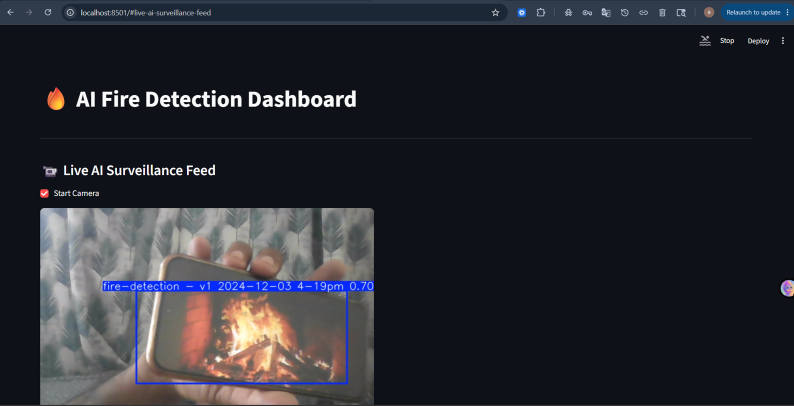
#> input picture assests/fire_detect(Dashboard).png, 1587 x 811 px, given in place of the camera (shown at 1/2 size)
$ jupyter execute --allow-errors fire_detection_v1.ipynb   (text cells are left out)
#> lines starting #> are read from the running program, lines starting #| are printed output that depends on the picture; after the words box and inside, x2 and y2 are one past the last pixel; in counts of white or black regions, pixels touching at a corner belong together
#> further down, frame is the input picture: shape (811, 1587, 3); mean B, G, R 48.4, 42.1, 40.6
#> `frame = cv2.resize(frame, (800, 500))`:
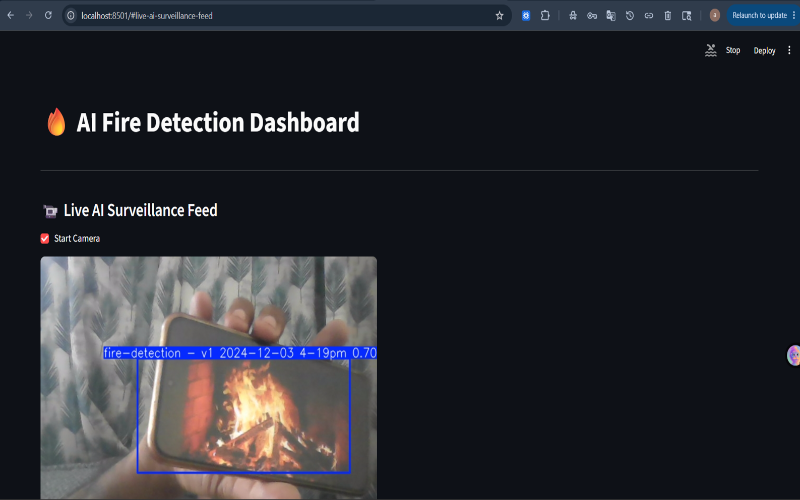
#> frame: shape (500, 800, 3); mean B, G, R 48.4, 42.1, 40.6
#> `hsv = cv2.cvtColor(frame, cv2.COLOR_BGR2HSV)`: hsv: shape (500, 800, 3); mean H, S, V 97.5, 88.2, 52
#> `mask = cv2.inRange(hsv, lower_fire, upper_fire)`:
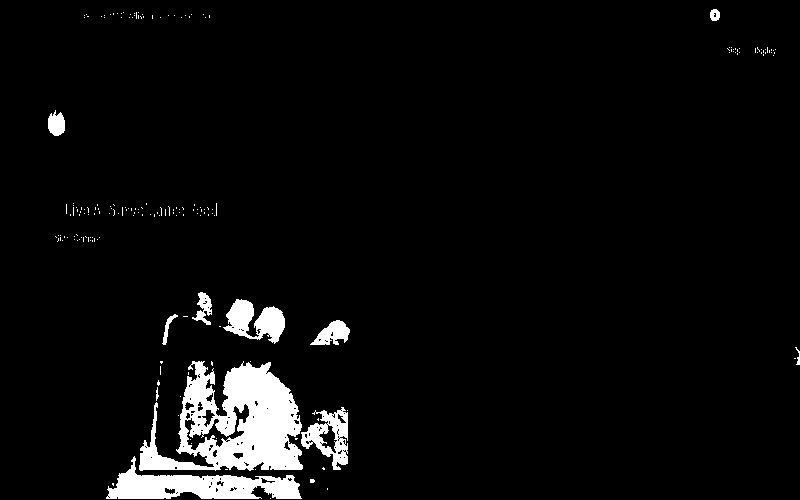
#> mask: shape (500, 800); 4.7% white; 192 white regions (181 under 20 px)
#> `contours, _ = cv2.findContours( mask, cv2.RETR_TREE, cv2.CHAIN_APPROX_..`: contours = 313 contours, 289 with area under 20; largest, box (x1, y1, x2, y2) and area: (139, 361, 303, 471) 10858, (106, 456, 302, 499) 3813, (301, 407, 348, 470) 1562, (223, 299, 285, 344) 1432, (184, 403, 250, 451) 894
[cell 1]
import cv2
import numpy as np
import matplotlib.pyplot as plt
import datetime
import os
import winsound
import requests
import csv

[cell 2]
print("Notebook working successfully ✅")

[cell 3]
# Start webcam

video = cv2.VideoCapture(0)

if video.isOpened():
    print("Webcam initialized successfully ✅")
else:
    print("Webcam access failed ❌")

[cell 4]
# [15 lines of commented-out code are left out]

[cell 5]
video.release()

print("Webcam released successfully ✅") # Final cleanup after webcam test

[cell 6]
# Fire color range in HSV

lower_fire = np.array([18, 50, 50], dtype="uint8")
upper_fire = np.array([35, 255, 255], dtype="uint8")

print("Fire HSV range initialized ✅") # Just confirming that the color range for fire detection is set up correctly

[cell 7]
BOT_TOKEN = "8901728129:AAHm41XTr-klQ7iS_YqoZUQPWaLSC55_z7c"

CHAT_ID = "794630841"

print("Telegram configuration loaded ✅")

[cell 8]
# Telegram Message Function

def send_telegram_alert(message):

    url = f"https://api.telegram.org/bot{BOT_TOKEN}/sendMessage"

    payload = {
        "chat_id": CHAT_ID,
        "text": message
    }

    try:

        response = requests.post(url, data=payload)

        if response.status_code == 200:
            print("Telegram alert sent")

        else:
            print("Failed to send Telegram alert")

    except Exception as e:

        print("Telegram Error:", e)

[cell 9]
# # Start webcam

# # video = cv2.VideoCapture(0)

# print("Press Q to exit detection window")

# while video.isOpened():

#     ret, frame = video.read()

#     if not ret:
#         print("Failed to grab frame")
#         break

#     # Resize frame
#     frame = cv2.resize(frame, (800, 500))

#     # Convert to HSV
#     hsv = cv2.cvtColor(frame, cv2.COLOR_BGR2HSV)

#     # Fire mask
#     mask = cv2.inRange(hsv, lower_fire, upper_fire)

#     # Find contours
#     contours, _ = cv2.findContours(
#         mask,
#         cv2.RETR_TREE,
#         cv2.CHAIN_APPROX_SIMPLE
#     )

#     # Detection logic
#     for contour in contours:

#         area = cv2.contourArea(contour)

#         if area > 3000:

#             x, y, w, h = cv2.boundingRect(contour)

#             # Draw rectangle
#             cv2.rectangle(
#                 frame,
#                 (x, y),
#                 (x + w, y + h),
#                 (0, 0, 255),
#                 3
#             )

#             # Detection label
#             cv2.putText(
#                 frame,
#                 "FIRE DETECTED!",
#                 (x, y - 10),
#                 cv2.FONT_HERSHEY_SIMPLEX,
#                 1,
#                 (0, 0, 255),
#                 2
#             )

#     # Display
#     cv2.imshow("Fire Detection System", frame)
#     cv2.imshow("Fire Mask", mask)

#     # Exit condition
#     key = cv2.waitKey(1)

#     if key == ord('q'):
#         print("Exiting...")
#         break

# # Cleanup
# video.release()
# cv2.destroyAllWindows()

# # print("System closed safely ✅")

[cell 10]
# # Start webcam

# video = cv2.VideoCapture(0)

# print("Press Q to exit")

# while video.isOpened():

#     # Read frame
#     ret, frame = video.read()

#     if not ret:
#         print("Failed to capture frame")
#         break

#     # Resize frame
#     frame = cv2.resize(frame, (800, 500))

#     # Convert BGR to HSV
#     hsv = cv2.cvtColor(frame, cv2.COLOR_BGR2HSV)

#     # Fire mask
#     mask = cv2.inRange(hsv, lower_fire, upper_fire)

#     # Find contours
#     contours, _ = cv2.findContours(
#         mask,
#         cv2.RETR_TREE,
#         cv2.CHAIN_APPROX_SIMPLE
#     )

#     # Detection logic
#     for contour in contours:

#         area = cv2.contourArea(contour)

#         # Ignore tiny regions
#         if area > 1000:

#             # Bounding box
#             x, y, w, h = cv2.boundingRect(contour)

#             # Draw rectangle
#             cv2.rectangle(
#                 frame,
#                 (x, y),
#                 (x + w, y + h),
#                 (0, 0, 255),
#                 3
#             )

#             # Detection label
#             cv2.putText(
#                 frame,
#                 "FIRE DETECTED!",
#                 (x, y - 10),
#                 cv2.FONT_HERSHEY_SIMPLEX,
#                 1,
#                 (0, 0, 255),
#                 2
#             )

#             # Timestamp
#             timestamp = datetime.datetime.now().strftime("%Y%m%d_%H%M%S")

#             # Screenshot path
#             filename = f"../screenshots/fire_{timestamp}.jpg"

#             # Save screenshot
#             cv2.imwrite(filename, frame)

#             print(f"Screenshot saved: {filename}")

#     # Show windows
#     cv2.imshow("Fire Detection System", frame)
#     cv2.imshow("Fire Mask", mask)

#     # Exit on Q
#     key = cv2.waitKey(1)

#     if key == ord('q'):
#         print("Exiting system...")
#         break

# # Cleanup
# video.release()
# cv2.destroyAllWindows()

# print("System closed safely ✅")

[cell 11]
import time

[cell 12]
# video = cv2.VideoCapture(0) # Start webcam

# if not video.isOpened():
#     print("Webcam access failed ❌")
# else:
#     print("Webcam initialized successfully ✅")

# print("Press Q to exit")


# last_capture_time = 0 # Initialize last capture time for cooldown logic
# cooldown_seconds = 5 # Cooldown period in seconds to prevent screenshot spamming

# while video.isOpened(): # Main loop for real-time fire detection

#     # Read frame
#     ret, frame = video.read() # Capture frame from webcam

#     if not ret:
#         print("Failed to capture frame ❌") # Error handling for frame capture failure
#         break

#     # Resize frame
#     frame = cv2.resize(frame, (800, 500)) # Standardize frame size for processing

#     # Convert BGR to HSV
#     hsv = cv2.cvtColor(frame, cv2.COLOR_BGR2HSV) # Convert color space for easier fire detection based on color

#     # Create fire mask
#     mask = cv2.inRange(hsv, lower_fire, upper_fire)

#     # Find contours
#     contours, _ = cv2.findContours(
#         mask,
#         cv2.RETR_TREE,
#         cv2.CHAIN_APPROX_SIMPLE
#     )

#     # Detection logic
#     for contour in contours:

#         area = cv2.contourArea(contour) # Calculate contour area to filter out noise

#         # Ignore tiny regions
#         if area > 1000:

#             # Get bounding box
#             x, y, w, h = cv2.boundingRect(contour)

#             # Draw rectangle
#             cv2.rectangle(
#                 frame,
#                 (x, y),
#                 (x + w, y + h),
#                 (0, 0, 255),
#                 3
#             )

#             # Detection text
#             cv2.putText(
#                 frame,
#                 "FIRE DETECTED!",
#                 (x, y - 10),
#                 cv2.FONT_HERSHEY_SIMPLEX,
#                 1,
#                 (0, 0, 255),
#                 2
#             )

#             # Current time
#             current_time = time.time()

#             # Screenshot cooldown logic
#             if current_time - last_capture_time > cooldown_seconds:

#                 # Timestamp
#                 timestamp = datetime.datetime.now().strftime("%Y%m%d_%H%M%S")

#                 # Screenshot filename
#                 filename = f"../screenshots/fire_{timestamp}.jpg"

#                 # Save screenshot
#                 cv2.imwrite(filename, frame)

#                 print(f"Screenshot saved: {filename}")

#                 # Update cooldown timer
#                 last_capture_time = current_time

#     # Display windows
#     cv2.imshow("Fire Detection System", frame)
#     cv2.imshow("Fire Mask", mask)

#     # Exit on Q
#     key = cv2.waitKey(1)

#     if key == ord('q'):
#         print("Exiting system...")
#         break

# # -----------------------------------
# # CLEANUP
# # -----------------------------------

# video.release()
# cv2.destroyAllWindows()

# print("System closed safely ✅")

[cell 13]
import cv2
import numpy as np
import matplotlib.pyplot as plt
import datetime
import os
import time
import winsound
import requests
import csv

# -----------------------------------
# CREATE REQUIRED FOLDERS
# -----------------------------------

os.makedirs("../outputs", exist_ok=True)
os.makedirs("../screenshots", exist_ok=True)

print("Folders ready ✅")

# -----------------------------------
# CREATE CSV LOG FILE
# -----------------------------------

log_file = "../outputs/fire_logs.csv"

if not os.path.exists(log_file):

    with open(log_file, mode='w', newline='') as file:

        writer = csv.writer(file)

        writer.writerow([
            "Timestamp",
            "Severity",
            "Screenshot"
        ])

print("CSV logging system ready ✅")

# -----------------------------------
# FIRE HSV RANGE
# -----------------------------------

lower_fire = np.array([5, 50, 50], dtype="uint8")
upper_fire = np.array([35, 255, 255], dtype="uint8")

print("HSV fire range initialized ✅")

# -----------------------------------
# TELEGRAM CONFIG
# -----------------------------------

BOT_TOKEN = "PASTE_YOUR_BOT_TOKEN_HERE"

CHAT_ID = "PASTE_YOUR_CHAT_ID_HERE"

print("Telegram configuration loaded ✅")

# -----------------------------------
# SEND TELEGRAM ALERT FUNCTION
# -----------------------------------

def send_telegram_alert(message):

    url = f"https://api.telegram.org/bot{BOT_TOKEN}/sendMessage"

    payload = {
        "chat_id": CHAT_ID,
        "text": message
    }

    try:

        response = requests.post(url, data=payload)

        if response.status_code == 200:
            print("Telegram alert sent ✅")

        else:
            print("Failed to send Telegram alert ❌")

    except Exception as e:

        print("Telegram Error:", e)

# -----------------------------------
# START WEBCAM
# -----------------------------------

video = cv2.VideoCapture(0)

if not video.isOpened():
    print("Webcam access failed ❌")
else:
    print("Webcam initialized successfully ✅")

print("Press Q to exit")

# cooldown settings to prevent alert spamming
last_capture_time = 0
cooldown_seconds = 5

# main loop for real-time fire detection
#> (the rest of this cell did not finish here and is left out)
